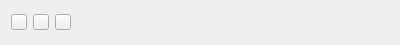
<?xml version="1.0" encoding="UTF-8"?>
<ui version="4.0">
 <class>wgtMacTitleBar</class>
 <widget class="QWidget" name="wgtMacTitleBar">
  <property name="geometry">
   <rect>
    <x>0</x>
    <y>0</y>
    <width>400</width>
    <height>45</height>
   </rect>
  </property>
  <property name="minimumSize">
   <size>
    <width>0</width>
    <height>45</height>
   </size>
  </property>
  <property name="maximumSize">
   <size>
    <width>16777215</width>
    <height>45</height>
   </size>
  </property>
  <property name="windowTitle">
   <string>Form</string>
  </property>
  <layout class="QHBoxLayout" name="horizontalLayout">
   <item>
    <widget class="QPushButton" name="btnExit">
     <property name="minimumSize">
      <size>
       <width>16</width>
       <height>16</height>
      </size>
     </property>
     <property name="maximumSize">
      <size>
       <width>16</width>
       <height>16</height>
      </size>
     </property>
     <property name="text">
      <string/>
     </property>
    </widget>
   </item>
   <item>
    <widget class="QPushButton" name="btnMin">
     <property name="minimumSize">
      <size>
       <width>16</width>
       <height>16</height>
      </size>
     </property>
     <property name="maximumSize">
      <size>
       <width>16</width>
       <height>16</height>
      </size>
     </property>
     <property name="text">
      <string/>
     </property>
    </widget>
   </item>
   <item>
    <widget class="QPushButton" name="btnMax">
     <property name="minimumSize">
      <size>
       <width>16</width>
       <height>16</height>
      </size>
     </property>
     <property name="maximumSize">
      <size>
       <width>16</width>
       <height>16</height>
      </size>
     </property>
     <property name="text">
      <string/>
     </property>
    </widget>
   </item>
   <item>
    <widget class="QLabel" name="labelTitle">
     <property name="text">
      <string/>
     </property>
    </widget>
   </item>
   <item>
    <spacer name="horizontalSpacer">
     <property name="orientation">
      <enum>Qt::Horizontal</enum>
     </property>
     <property name="sizeHint" stdset="0">
      <size>
       <width>307</width>
       <height>20</height>
      </size>
     </property>
    </spacer>
   </item>
  </layout>
 </widget>
 <resources/>
 <connections/>
</ui>
